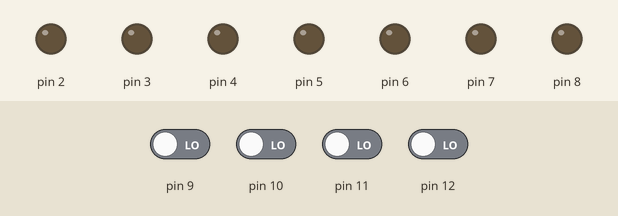
This sketch was run on a simulated Arduino Uno, built with avr-gcc and run on an emulated ATmega328P. Parts: output pins drawn as LEDs (lit = HIGH). Dashed ring = blinking. The inputs (shaded band) are chosen by the test bench; at power-on: pin 9–12 LOW. Random numbers use the default seed unless the sketch sets one.

Above: at 7.1 s.
7.2 s: pin 9 driven HIGH
At 7.7 s:
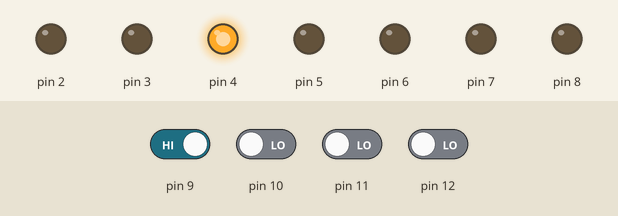
At 10.1 s:
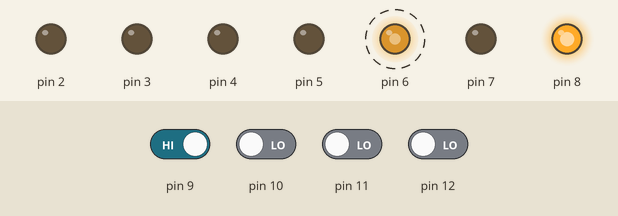
10.2 s: pin 9 driven LOW and pin 10 driven HIGH
13.2 s: pin 10 driven LOW
15.2 s: pin 11 driven HIGH
At 17.3 s:
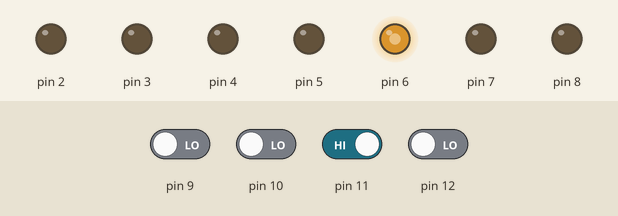
Timing chart, 0 to 63.7 s (numbered marks = the images above; inputs shaded):
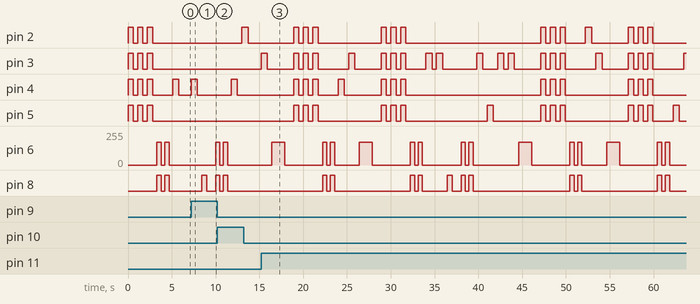

Measured:
- after the input at 7.2 s, pin 4: LOW → HIGH at once, → LOW 0.70 s later; pin 6: 0/255 → 170/255 after 2.8 s; pin 8: LOW → HIGH after 1.2 s, → LOW 0.60 s later, → HIGH 1.0 s later
- after the input at 15.2 s, pin 2: LOW → HIGH after 3.7 s, → LOW 0.60 s later, → HIGH 0.50 s later, → LOW 0.60 s later, … (26 changes in this stretch); pin 3: LOW → HIGH at once, → LOW 0.70 s later, → HIGH 3.0 s later, → LOW 0.60 s later, … (41 changes in this stretch)
- by itself, pin 2, pin 3, pin 5: alternates HIGH for 0.60 s and LOW for 0.50 s, 6 changes in all, then stays LOW

The sketch:

main.ino
```cpp
struct Componentes {
  int led;
  int botao;
};

struct RGB {
  int red;
  int green;
  int blue;
};

Componentes amarelo = {4, 9};
Componentes vermelho = {3, 11};
Componentes azul = {5, 10};
Componentes verde = {2, 12};

RGB ledRGB = {6, 8, 7};

int leds[4] = {amarelo.led, vermelho.led, azul.led, verde.led};

int botoes[4] = {amarelo.botao, vermelho.botao, azul.botao, verde.botao};

int* sequenciaAleatoria() {
  int* sequencia = new int[84];
  for(int i = 0; i < 84; i++) {
    sequencia[i] = random(0, 4);
  }
  return sequencia;
}


int botaoPressionado() {
  if(digitalRead(amarelo.botao)) {
    return 0;
  }
  else if(digitalRead(azul.botao)) {
    return 2;
  }
  else if(digitalRead(vermelho.botao)) {
    return 1;
  }
  else if(digitalRead(verde.botao)) {
    return 3;
  }
  return -1; // nenhum botao apertado
}


void piscaLed(int entradaLed, int tempoAceso) {

  digitalWrite(entradaLed, HIGH);
  delay(tempoAceso);
  digitalWrite(entradaLed, LOW);
  delay(500);
}

void piscaTodosLeds(int tempoAceso) {
  for(int j = 0; j < 4; j++) {
      digitalWrite(leds[j], HIGH);
    }
    delay(tempoAceso);
    for(int k = 0; k < 4; k++) {
      digitalWrite(leds[k], LOW);
    }
    delay(500);
}

void setup() {

  Serial.begin(9600);

  pinMode(vermelho.led, OUTPUT);
  pinMode(verde.led, OUTPUT);
  pinMode(amarelo.led, OUTPUT);
  pinMode(azul.led, OUTPUT);

  pinMode(vermelho.botao, INPUT);
  pinMode(verde.botao, INPUT);
  pinMode(amarelo.botao, INPUT);
  pinMode(azul.botao, INPUT);

  pinMode(ledRGB.red, OUTPUT);
  pinMode(ledRGB.green, OUTPUT);
  pinMode(ledRGB.blue, OUTPUT);

  randomSeed(analogRead(0));
}

void loop() {

  for(int i = 0; i < 3; i++) {
    piscaTodosLeds(600);
  }

  int* sequenciaBase = sequenciaAleatoria();
  int numRodada = 0;
  int errou = false;

  do{

    int botaoAtivado = -1;

    numRodada++;

    for(int i = 0; i < 2; i++) {
      analogWrite(ledRGB.red, 170);
  	  analogWrite(ledRGB.green, 130);
      delay(500);
      analogWrite(ledRGB.red, 0);
  	  analogWrite(ledRGB.green, 0);
      delay(400);
    }

    for(int i = 0; i < numRodada; i++) {
      piscaLed(leds[sequenciaBase[i]], 700);
    }

    for(int i = 0; i < numRodada; i++) {

      while(1) {
        botaoAtivado = botaoPressionado();
        if(botaoAtivado != -1) {
          piscaLed(leds[botaoAtivado], 700);
          if(botaoAtivado != sequenciaBase[i]) {
            errou = true;
          }
          break;
        }
      }

      if(errou) {
        analogWrite(ledRGB.red, 170);
        delay(1500);
        analogWrite(ledRGB.red, 0);
        break;
      }
    }
    if(!errou) {
      analogWrite(ledRGB.green, 170);
      delay(600);
      analogWrite(ledRGB.green, 0);
    }

  delay(1000);
  } while(!errou);

  delete[] sequenciaBase;
}
```
